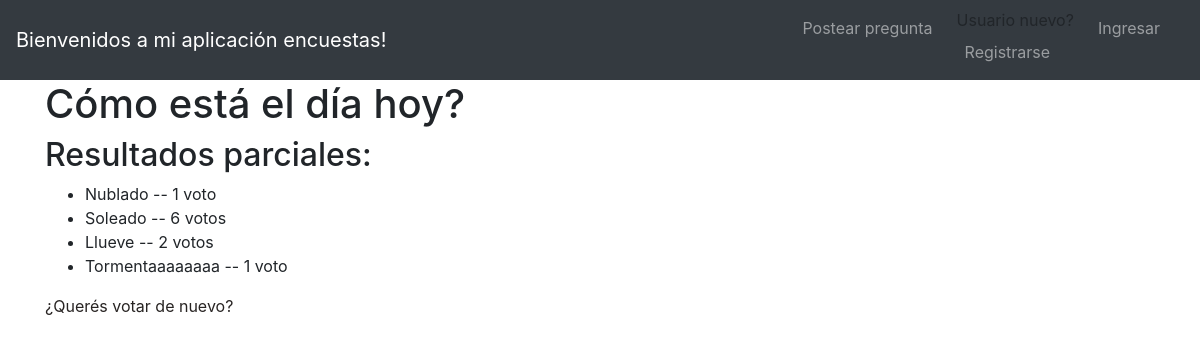
The app's page /polls/2/results/ with its own data.
### polls/models.py (models this page shows, shortened)
class Question(models.Model):
    question_text = models.CharField("ingrese pregunta", max_length=200)
    pub_date = models.DateTimeField('fecha de publicacion')
    objects = QuestionManager()
    def was_published_recently(self):
        now = timezone.now()
        return now - datetime.timedelta(days=1) <= self.pub_date <= now
    was_published_recently.admin_order_field = 'pub_date'
    was_published_recently.boolean = True
    was_published_recently.short_description = 'Publicado recientemente?'

class Choice(models.Model):
    question = models.ForeignKey(Question, on_delete=models.CASCADE)
    choice_text = models.CharField(max_length=200)
    votes = models.IntegerField(default=0)

### polls/views.py (the view)
# urls.py: url(r'^(?P<pk>[0-9]+)/results/$', views.ResultsView.as_view(), name='results'),
class ResultsView(generic.DetailView):
    model = Question
    template_name = 'polls/results.html'

### polls/templates/polls/results.html
{% extends 'polls/base.html' %}
{% load static %}
{% block content %}
        <section>
             <h1>{{ question.question_text }}</h1>
             <h2>Resultados parciales:</h2>
                <ul>
                {% for choice in question.choice_set.all %}
                    <li>{{ choice.choice_text }} -- {{ choice.votes }} voto{{ choice.votes|pluralize }}</li>
                {% endfor %}
                </ul>
            <a class="nav" href="{% url 'polls:detail' question.id %}">¿Querés votar de nuevo?</a>
        </section>
{% endblock %}

### polls/static/polls/main.css (style rules this page uses)
li { font-size: 16px; }
a { color: #282423; }

### records on screen
Question: question_text "Cómo está el día hoy?"
Choice: choice_text "Nublado", votes "1"
Choice: choice_text "Soleado", votes "6"
Choice: choice_text "Llueve", votes "2"
Choice: choice_text "Tormentaaaaaaaa", votes "1"
